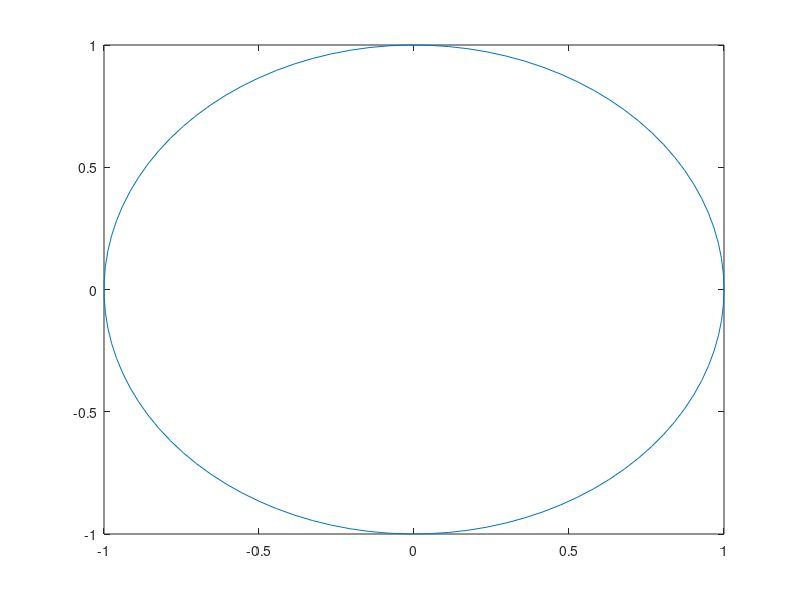

Here is the MATLAB script that generated this plot: (Note: this script raises an error after producing the figure.)
close all
clear all
clc

n=100; %panels

%making cylinder
r=1;
ang=linspace(0,2*pi,n); 
x=r*cos(ang);
y=r*sin(ang);
plot(x,y);

%calc Cp
V_inf=50;
alpha=0;
Cp_calc=source_panel(x,y,V_inf,alpha);

%theory Cp
Cp_theory=1-4*sin(ang).^2;

figure(1)
plot(ang,Cp_theory)
hold on
plot(ang(1:n-1),Cp_calc)